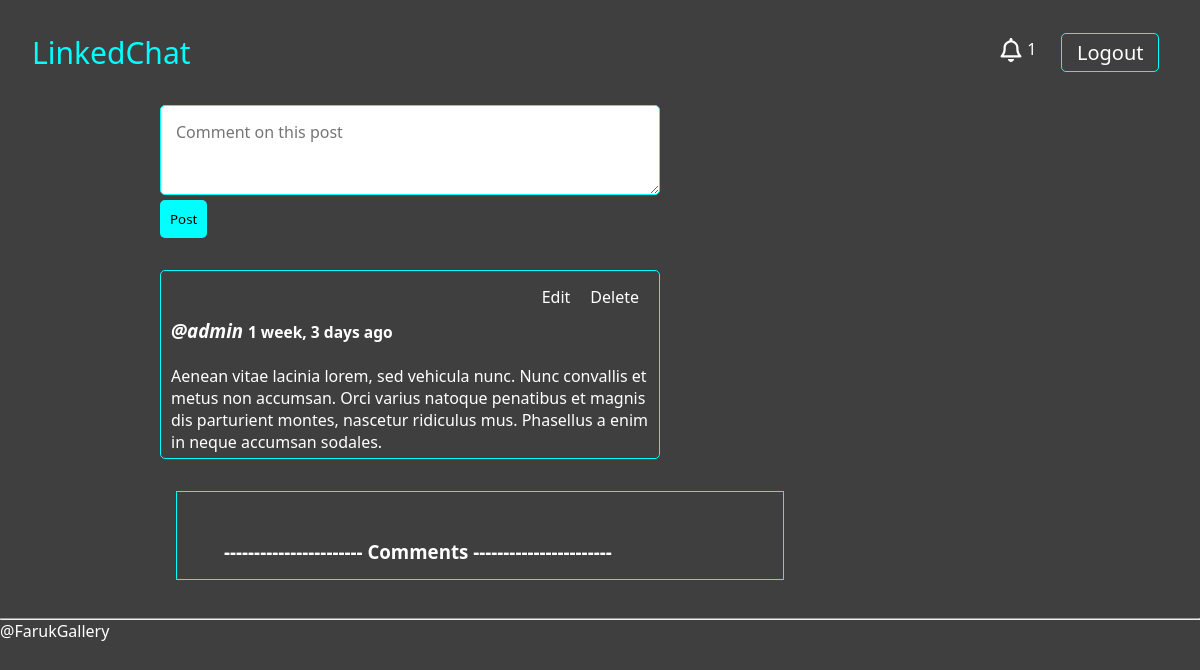
The app's page /post/9/ (signed in), older data.
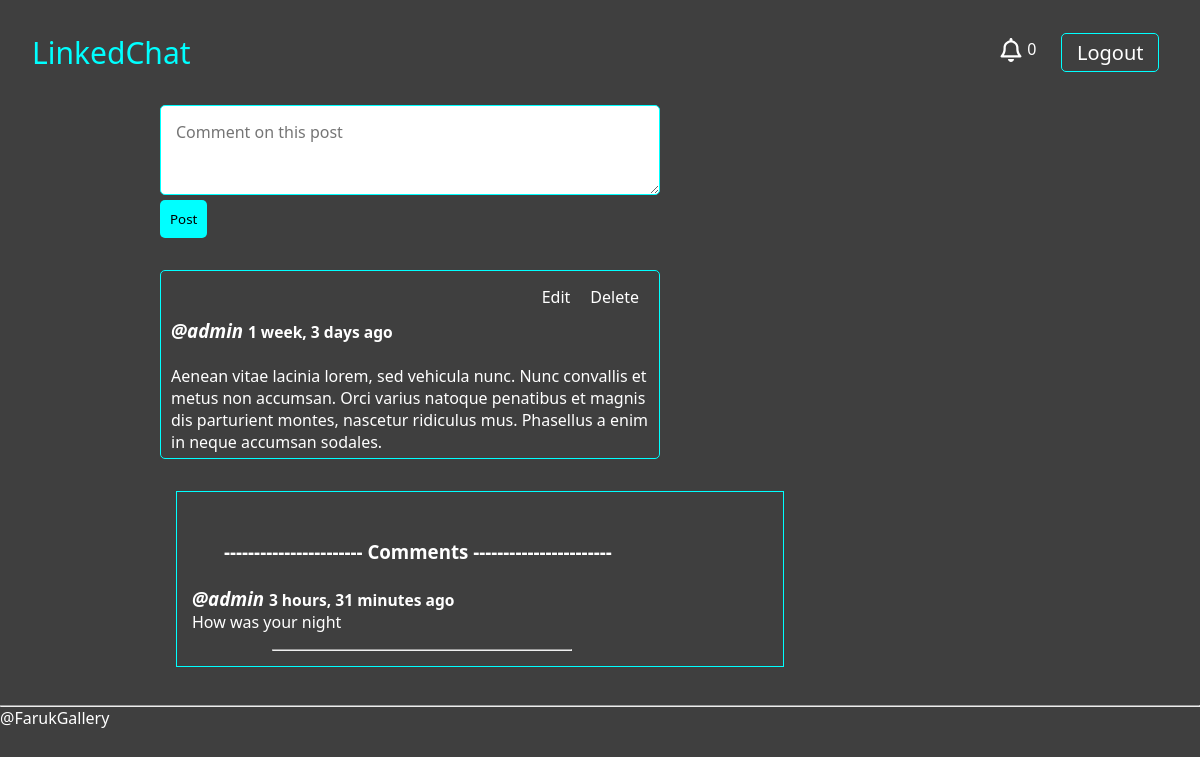
The same page, newer data.
### base/models.py (models this page shows)
class Comment(models.Model):
  comment = models.TextField()
  post = models.ForeignKey(Post, on_delete=models.CASCADE)
  author = models.ForeignKey(User, on_delete=models.CASCADE)
  created =models.DateTimeField(default=timezone.now)
  class Meta:
    ordering = ['-created']
  def __str__(self):
    return self.comment[0:50]

### base/views.py (the view, shortened to what this page needs)
# urls.py: path('post/<str:pk>/', PostDetail.as_view(), name='post-detail'),
class PostDetail(View):
   def get(self, request, pk, *args, **kwargs):
      post = Post.objects.get(pk=pk)
      form = CommentForm()
      comments = Comment.objects.filter(post=post)
      context = {
         'post': post,
         'form': form,
         'comments': comments
      }
      return render(request, 'base/post_detail.html', context)

### base/forms.py
class CommentForm(ModelForm):
  class Meta:
    model = Comment
    fields = ['comment']

### base/models.py (called while the page is built)
  def __str__(self):
    return self.body

### base/templatetags/custom_tags.py (called while the page is built)
@register.inclusion_tag('base/show_notifications.html', takes_context=True)
def show_notifications(context):
  request_user = context['request'].user
  notifications = Notification.objects.filter(to_user=request_user).exclude(user_has_seen=True).order_by('-date')
  return {'notifications': notifications}

### base/templates/base/post_detail.html (shortened to what this page needs)
{% extends 'main.html' %}
{% load widget_tweaks %}
{% block content %}
<div class="post-detail-container">
    <div class="post-detail-wrapper">
      <div class="post-form">
        <form action="" method="POST">
          {% render_field form.comment placeholder="Comment on this post" class+="form-field" %}
          <button class="post-btn" type="submit">Post</button>
        </form>
      </div>
      <div class="posts-container">
        <div class="update-delete-btn">
          <a href="{% url 'edit-post' post.id %}">Edit</a>
          <a href="{% url 'delete-post' post.id %}">Delete</a>
        </div>
        <div class="post-user-info">
          <a href="{% url 'profile' post.author.id %}">
            <h3>{{ post.author.name }} <i>@{{ post.author.username }}</i>
              <small>
              {{ post.created|timesince}} ago
            </small>
          </h3>
          </a>
        </div>
        <br>
        <p>{{ post }}</p>
      </div>
      <div class="comment-wrapper">
      <h3 style="margin-top: 2rem; margin-left: 2rem;">-----------------------  Comments  -----------------------</h3>
      {% for comment in comments %}
        <div class="comment-container">
          <a href="{% url 'profile' post.author.id %}">
            <h3>{{ comment.author.name }} <i>@{{ comment.author.username }}</i>
              <small>
              {{ comment.created|timesince}} ago
            </small>
          </h3>
          </a>
          <p>{{ comment }}</p>
        </div>
        <hr style="width: 300px; margin-left: 5rem; background-color: green; margin-top: 1rem;">
        {% endfor %}
      </div>
    </div>
  </div>
{% endblock content %}

Row changes from the older to the newer data that the page shows:
added Comment: author.username "admin", created "3 hours, 31 minutes", comment "How was your night"
Text that changed along with them:
{{ notifications.count }}: "1" → "0"
